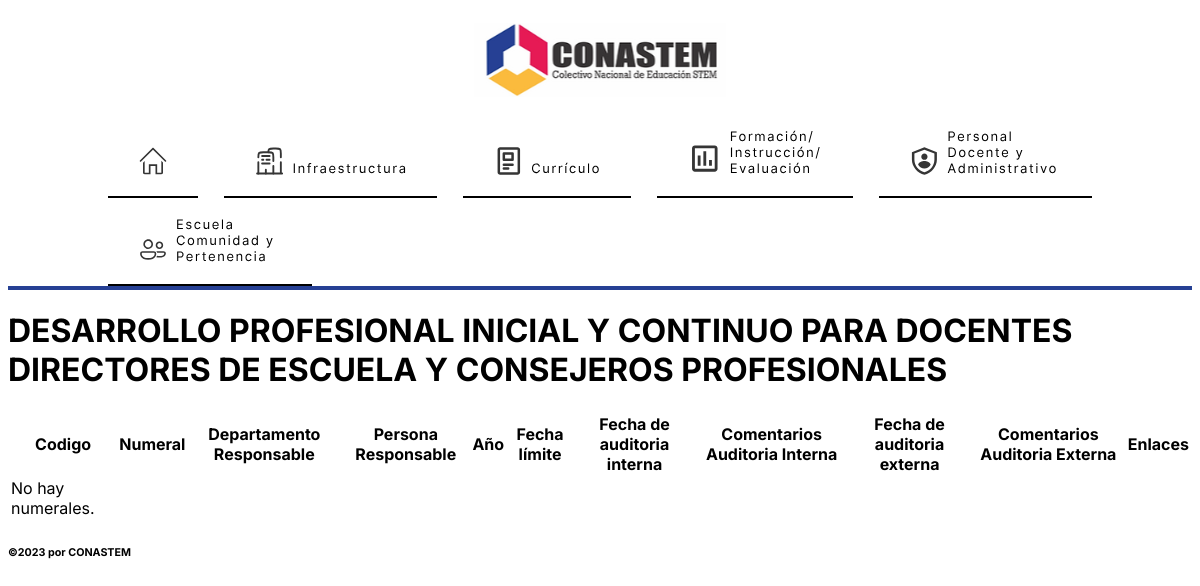
The page /database/desarrollo-profesional-docentes-directores-consejeros-profesionales on the database as committed earlier.
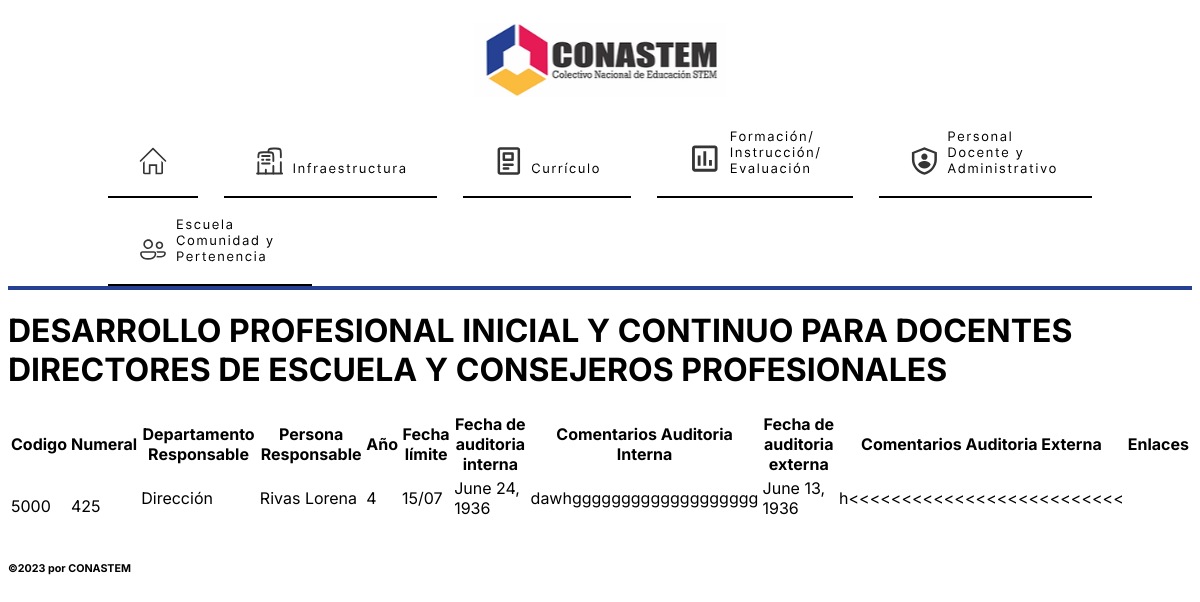
The same page on the database as committed later.
### DataBase/models/Personal_Docente_y_Administrativo/DesaProfesionalDocentesDirectoresdeEscuelaConsejerosProfesionales.py (models this page shows, shortened)
class DesaProfesionalDocentesDirectoresdeEscuelaConsejerosProfesionales (GeneralModel):
    ITEM_CHOICE = [
        ("421","La organización tiene previsto el desarrollo profesional de docentes y está implementado en la institución educativa"),
        ("422","Los docentes tienen la oportunidad de escoger planes de desarrollo individuales de educación superior."),
        ("423","La formación profesional incluye apoyo del tipo pedagógico durante el año escolar y también durante la puesta en marcha de estrategias en educación STEM implementadas en la institución educativa."),
        ("424","Los docentes reciben 40 o más horas de formación profesional por año."),
        ("425","Expertos en contenido proporcionan desarrollo profesional para los profesores"),
        ("426","Los docentes hacen parte de planes de formación de postgrado para la creación de nuevos contenidos."),
        ]
    numeral = models.CharField(
        max_length= 5000,
        choices= ITEM_CHOICE
        )

### DataBase/models/Person_Responsable.py (models this page shows, shortened)
class PersonResponsable (models.Model):
      first_name=models.CharField(max_length=100, help_text="Ingrese primer nombre")
      last_name=models.CharField(max_length=100, help_text="Ingrese primer apellido")
      phone_number=models.CharField(max_length=15, help_text= "+XX XXX XX XX")
      email=models.EmailField(max_length=200)
      def __str__(self):
            return self.last_name +" "+ self.first_name
      class Meta:
            verbose_name = ("Formulario de registro de responsables")
            verbose_name_plural = ("Formulario de registro de responsables")

### DataBase/views/PersonalDocenteYAdministrativo.py (the view)
# urls.py: path("desarrollo-profesional-docentes-directores-consejeros-profesionales", DesaProfesionalDocentesDirectoresdeEscuelaConsejerosProfesionalesListView.as_view(), name="DesaProfesionalDocentesDirectores
class DesaProfesionalDocentesDirectoresdeEscuelaConsejerosProfesionalesListView (generic.ListView):
    model=DesaProfesionalDocentesDirectoresdeEscuelaConsejerosProfesionales
    context_object_name='DesaProfesionalDocentesDirectoresdeEscuelaConsejerosProfesionales_list'
    template_name='database/PersonalDocenteyAdministrativo/DesaProfesionalDocentesDirectoresdeEscuelaConsejerosProfesionales_list.html'

### DataBase/templates/database/PersonalDocenteyAdministrativo/DesaProfesionalDocentesDirectoresdeEscuelaConsejerosProfesionales_list.html
{% extends "base_general.html" %}
{% block content %}
    <h1> DESARROLLO PROFESIONAL INICIAL Y CONTINUO PARA DOCENTES DIRECTORES DE ESCUELA Y CONSEJEROS PROFESIONALES </h1>
    <table>
        <thead>
            <tr>
                <th>Codigo</th>
                <th>Numeral</th>
                <th>Departamento Responsable</th>
                <th>Persona Responsable</th>
                <th>Año</th>
                <th>Fecha límite</th>
                <th>Fecha de auditoria interna</th>
                <th>Comentarios Auditoria Interna</th>
                <th>Fecha de auditoria externa</th>
                <th>Comentarios Auditoria Externa</th>
                <th>Enlaces</th>
        </tr>
        </thead>
        <tbody>
            {% for desaprofesionaldocentesdirectoresdeescuelaconsejerosprofesionales in DesaProfesionalDocentesDirectoresdeEscuelaConsejerosProfesionales_list %}
        <tr>
        <td>{{desaprofesionaldocentesdirectoresdeescuelaconsejerosprofesionales.codigo}}</td>
        <td>{{desaprofesionaldocentesdirectoresdeescuelaconsejerosprofesionales.numeral}}</h1>
        <td>{{desaprofesionaldocentesdirectoresdeescuelaconsejerosprofesionales.dep_responsable}}</p>
        <td>{{desaprofesionaldocentesdirectoresdeescuelaconsejerosprofesionales.person_responsable}}</p>
        <td>{{desaprofesionaldocentesdirectoresdeescuelaconsejerosprofesionales.track_year}}</p>
        <td>{{desaprofesionaldocentesdirectoresdeescuelaconsejerosprofesionales.track_date}}</p>
        <td>{{desaprofesionaldocentesdirectoresdeescuelaconsejerosprofesionales.internal_auditory_date}}</p>
        <td>{{desaprofesionaldocentesdirectoresdeescuelaconsejerosprofesionales.internal_auditory_obs}}</p>
        <td>{{desaprofesionaldocentesdirectoresdeescuelaconsejerosprofesionales.external_auditory_date}}</p>
        <td>{{desaprofesionaldocentesdirectoresdeescuelaconsejerosprofesionales.external_auditory_obs}}</p>
        </tr>
        {% empty %}
        <tr>
            <td colstran="9">No hay numerales.</td>
        </tr>
        {% endfor %}
        </tbody>
        </table>
{% endblock %}

Rows that differ between the two databases and show on the page:
added DesaProfesionalDocentesDirectoresdeEscuelaConsejerosProfesionales: codigo "5000", numeral "425", dep_responsable "Dirección", person_responsable "Rivas Lorena", track_year "4", track_date "15/07", internal_auditory_date "June 24, 1936", internal_auditory_obs "dawhggggggggggggggggggg", external_auditory_date "June 13, 1936", external_auditory_obs "h<<<<<<<<<<<<<<<<<<<<<<<<<<"
Other text that changed with them:
text no longer shown: "No hay numerales."
